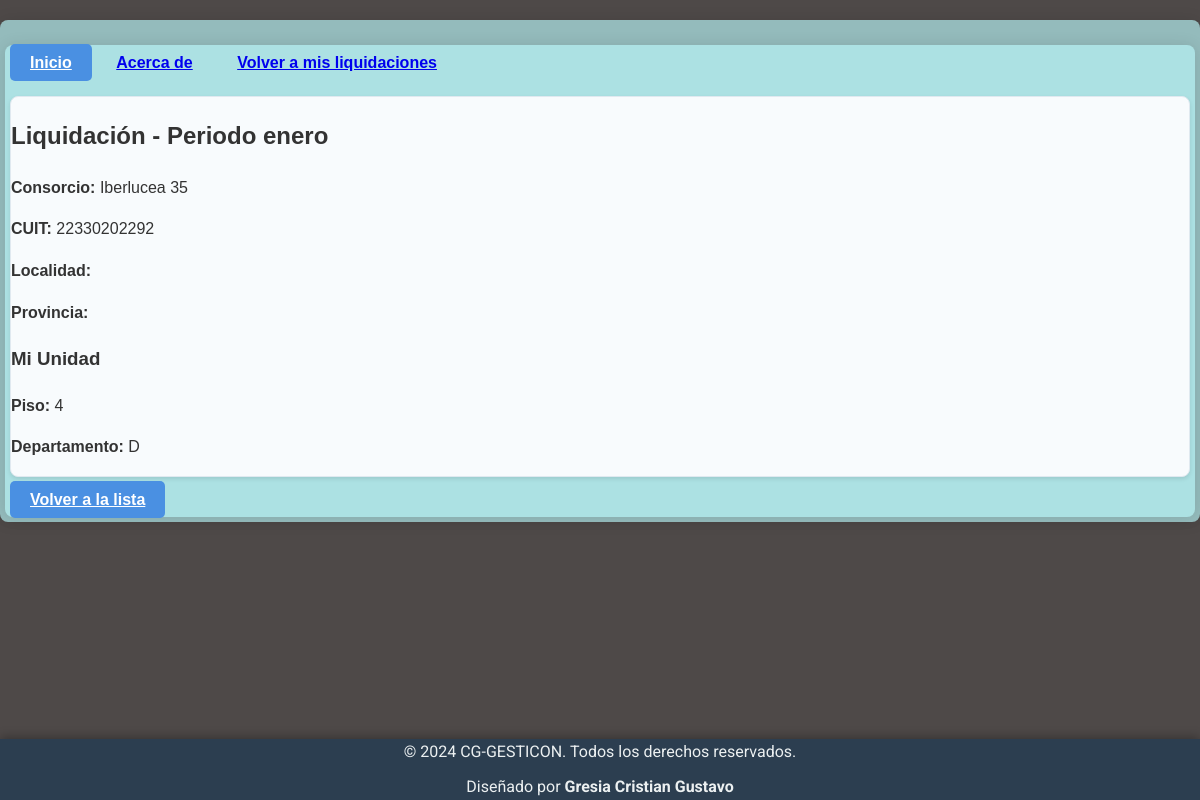
The page /propietario/liquidacion/17/ (signed in) on the database its author committed.
### tienda/models.py (models this page shows, shortened)
class Liquidacion(models.Model):
    consorcio = models.ForeignKey(Consorcio, on_delete=models.SET_NULL, null=True)
    periodo = models.CharField(max_length=255)
    class Meta:
        unique_together = ('consorcio', 'periodo')  # Restricción única compuesta

class Consorcio(models.Model):
    clave_del_consorcio = models.CharField(max_length=255, verbose_name="Clave del Consorcio")
    cuit = models.CharField(max_length=11, verbose_name="CUIT", unique=True)
    domicilio = models.CharField(max_length=255, verbose_name="Domicilio")
    administracion = models.ForeignKey(
        Administracion,
        on_delete=models.CASCADE,
        related_name="consorcios"
    )

class Propietario(models.Model):
    user = models.OneToOneField(User, on_delete=models.CASCADE)
    unidad = models.ForeignKey(Unidades, on_delete=models.SET_NULL, null=True)
    nombre = models.CharField(max_length=255)
    apellido = models.CharField(max_length=255)
    email = models.EmailField()
    telefono = models.CharField(max_length=20)
    @property
    def consorcio(self):
        return self.unidad.liquidacion.consorcio if self.unidad else None

class Unidades(models.Model):
    liquidacion = models.ForeignKey(Liquidacion, on_delete=models.SET_NULL, null=True)
    piso = models.IntegerField()
    depto = models.CharField(max_length=255)
    class Meta:
        unique_together =("liquidacion", "piso")
        verbose_name ="unidad"
        verbose_name_plural="unidades"

### tienda/views_models/propietario.py (the view)
# urls.py: path('propietario/liquidacion/<int:pk>/', LiquidacionPropietarioDetailView.as_view(), name='liquidacion_propietario_detail'),
class LiquidacionPropietarioDetailView(PropietarioRequiredMixin, DetailView):
    model = Liquidacion
    template_name = 'tienda/propietario/liquidacion_detail.html'
    context_object_name = 'liquidacion'
    def test_func(self):
        try:
            propietario = self.request.user.propietario
            liquidacion = self.get_object()
            return propietario.consorcio == liquidacion.consorcio
        except (AttributeError, Propietario.DoesNotExist):
            return False

### tienda/templates/tienda/propietario/liquidacion_detail.html
{% extends 'tienda/base.html' %}
{% block contenido %}
<div class="container">
    <div class="navigation-buttons" style="margin-bottom: 20px;">
        <a href="{% url 'tienda:propietario_index' %}" class="btn btn-primary">Inicio</a>
        <a href="{% url 'tienda:About_propietario' %}" class="btn btn-info">Acerca de</a>
        <a href="{% url 'tienda:liquidaciones_propietario' %}" class="btn btn-secondary">Volver a mis liquidaciones</a>
    </div>
    <div class="card">
        <h2>Liquidación - Periodo {{ liquidacion.periodo }}</h2>
        <div class="info-consorcio">
            <p><strong>Consorcio:</strong> {{ liquidacion.consorcio.domicilio }}</p>
            <p><strong>CUIT:</strong> {{ liquidacion.consorcio.cuit }}</p>
            <p><strong>Localidad:</strong> {{ liquidacion.consorcio.localidad }}</p>
            <p><strong>Provincia:</strong> {{ liquidacion.consorcio.provincia }}</p>
        </div>
        <div class="info-unidad">
            <h3>Mi Unidad</h3>
            <p><strong>Piso:</strong> {{ user.propietario.unidad.piso }}</p>
            <p><strong>Departamento:</strong> {{ user.propietario.unidad.depto }}</p>
        </div>
    </div>
    <div class="mt-3">
        <a href="{% url 'tienda:liquidaciones_propietario' %}" class="btn btn-primary">Volver a la lista</a>
    </div>
</div>
{% endblock %}

### tienda/static/css/styles.css (style rules this page uses)
:root { --primary-color: #4a90e2; --secondary-color: #e8f4f8; --accent-color: #34c759; --text-color: #333; }
body { background-color: #4e4948; color: var(--text-color); font-family: 'Arial', sans-serif; line-height: 1.6; margin: 0; padding: 0; }
.btn { padding: 10px 20px; border: none; border-radius: 5px; cursor: pointer; font-weight: 600; transition: all 0.3s ease; }
.btn-primary { background-color: var(--primary-color); color: white; }
.container { max-width: 1200px; margin: 0 auto; padding: 5px; background-color: #b8f4f8a9; box-shadow: 0 0 15px rgba(0,0,0,0.1); border-radius: 8px; margin-top: 20px; }
.card { background-color: #f8fbfd; border-radius: 8px; padding: 0px; margin: 10px 0; box-shadow: 0 2px 4px rgba(0,0,0,0.1); border: 1px solid #e0e9f0; }
body { margin: 0; padding-bottom: 0px; }

### rows shown on the page
Liquidacion: periodo "enero", consorcio.domicilio "Iberlucea 35", consorcio.cuit "22330202292"

### other values the page prints
{{ user.propietario.unidad.piso }} "4"
{{ user.propietario.unidad.depto }} "D"
